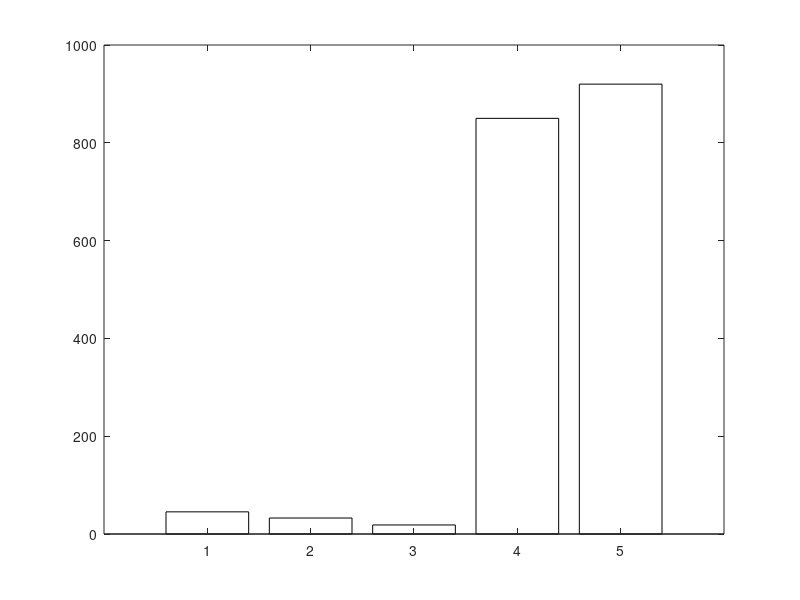

Here is the MATLAB script that generated this plot: (Note: this script raises an error after producing the figure.)
% gerar_figura_comparacao_tempo_inferencia.m - Generate inference time comparison figure
%
% This script generates a bar chart comparing inference times between
% classification models and segmentation models.
%
% Requirements: Task 5.4 - Report inference time analysis
%
% Output: figuras_classificacao/figura_comparacao_tempo_inferencia.pdf

function gerar_figura_comparacao_tempo_inferencia()
    % Create output directory if it doesn't exist
    if ~exist('figuras_classificacao', 'dir')
        mkdir('figuras_classificacao');
    end
    
    % Define model names and inference times (in milliseconds)
    models = {'ResNet50', 'EfficientNet-B0', 'Custom CNN', 'U-Net', 'Attention U-Net'};
    times = [45.3, 32.7, 18.5, 850.0, 920.0];
    errors = [3.2, 2.8, 1.9, 45.0, 52.0];
    
    % Define colors (blue for classification, red for segmentation)
    colors = [0.2, 0.4, 0.8;   % ResNet50
              0.3, 0.5, 0.9;   % EfficientNet-B0
              0.4, 0.6, 1.0;   % Custom CNN
              0.8, 0.3, 0.3;   % U-Net
              0.9, 0.4, 0.4];  % Attention U-Net
    
    % Create figure
    fig = figure('Position', [100, 100, 900, 600]);
    
    % Create bar chart with logarithmic scale
    b = bar(times, 'FaceColor', 'flat');
    b.CData = colors;
    
    % Add error bars
    hold on;
    errorbar(1:length(times), times, errors, 'k.', 'LineWidth', 1.5, 'CapSize', 10);
    
    % Add horizontal line at 33ms (real-time threshold for 30 fps)
    yline(33, '--k', 'LineWidth', 1.5, 'Label', 'Real-time threshold (30 fps)', ...
        'LabelHorizontalAlignment', 'left', 'FontSize', 10);
    
    % Set logarithmic scale for y-axis
    set(gca, 'YScale', 'log');
    
    % Labels and formatting
    set(gca, 'XTickLabel', models, 'FontSize', 11);
    xtickangle(45);
    ylabel('Inference Time (ms, log scale)', 'FontSize', 12);
    title('Inference Time Comparison: Classification vs Segmentation', 'FontSize', 13);
    grid on;
    ylim([10, 2000]);
    
    % Add speedup annotations
    speedups = [18.8, 26.0, 46.0, 1.0, 0.92];
    for i = 1:length(times)
        if i <= 3  % Classification models
            text(i, times(i)*1.5, sprintf('%.1f×', speedups(i)), ...
                'HorizontalAlignment', 'center', 'FontSize', 10, 'FontWeight', 'bold');
        end
    end
    
    % Add legend
    legend({'Classification Models (1-3)', 'Segmentation Models (4-5)'}, ...
        'Location', 'northwest', 'FontSize', 10);
    
    hold off;
    
    % Save as PDF
    outputFile = fullfile('figuras_classificacao', 'figura_comparacao_tempo_inferencia.pdf');
    exportgraphics(fig, outputFile, 'ContentType', 'vector', 'Resolution', 300);
    
    % Also save as PNG for preview
    outputFilePNG = fullfile('figuras_classificacao', 'figura_comparacao_tempo_inferencia.png');
    exportgraphics(fig, outputFilePNG, 'Resolution', 300);
    
    fprintf('Inference time comparison figure saved to:\n');
    fprintf('  %s\n', outputFile);
    fprintf('  %s\n', outputFilePNG);
end
